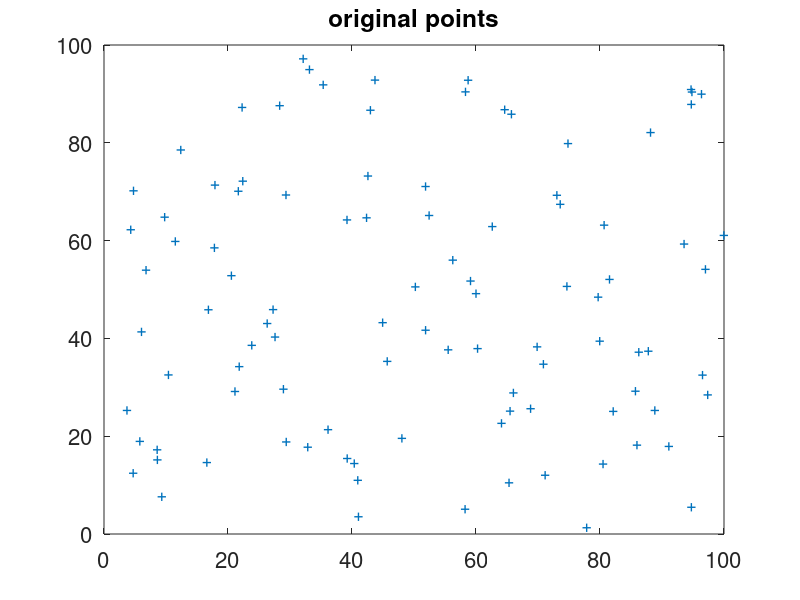

Recreate this plot in MATLAB. (Note: this script raises an error after producing the figure.)
% POINTNORM_DEMO demo for pointnorm
% CMP Vision Algorithms http://visionbook.felk.cvut.cz
% Tomas Svoboda, 2006-2007

% $Id: pointnorm_demo_decor.m 1074 2007-08-14 09:45:42Z kybic $

set(0,'DefaultAxesFontSize',16)
set(0,'DefaultLineLineWidth',1)

outdir = './output_images/'; 
if ~(exist(outdir)==7)
  mkdir(outdir)
end


u = 100*rand(2,100);
u(3,:) = 1; % make the data homogeneous
figure(1);  clf
plot( u(1,:), u(2,:), '+' ); hold on
title('original points')

[u2,T] = pointnorm(u);
display(sprintf('the centroid of normalized coordinates is [%1.2f,%1.2f]', ...
                mean(u2(1:2,:)') ))
display(sprintf('average radius of the normalized coordinates is %2.2f', ...
                mean(sqrt(sum((u2(1:2,:)'.^2)'))) ))
figure(2);  clf
plot( u2(1,:), u2(2,:), 'k+', 'MarkerSize',10 )
title('normalized points');
print('-depsc2','-cmyk',[outdir,'pointnorm_normalized_points.eps'])


% Control computation:
u3 = inv(T)*u2;
figure(1)
plot( u3(1,:), u3(2,:), 'ko', 'MarkerSize',10 )
print('-depsc','-cmyk',[outdir,'pointnorm_original_points.eps']);



